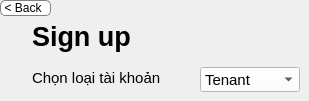
                <widget class="QFrame" name="frame_3">
                 <property name="minimumSize">
                  <size>
                   <width>0</width>
                   <height>100</height>
                  </size>
                 </property>
                 <property name="styleSheet">
                  <string notr="true">QFrame{
border:none;
}</string>
                 </property>
                 <property name="frameShape">
                  <enum>QFrame::Shape::StyledPanel</enum>
                 </property>
                 <property name="frameShadow">
                  <enum>QFrame::Shadow::Raised</enum>
                 </property>
                 <widget class="QLabel" name="label_10">
                  <property name="geometry">
                   <rect>
                    <x>32</x>
                    <y>16</y>
                    <width>141</width>
                    <height>41</height>
                   </rect>
                  </property>
                  <property name="font">
                   <font>
                    <pointsize>20</pointsize>
                    <bold>true</bold>
                   </font>
                  </property>
                  <property name="text">
                   <string>Sign up</string>
                  </property>
                 </widget>
                 <widget class="QLabel" name="label_12">
                  <property name="geometry">
                   <rect>
                    <x>32</x>
                    <y>70</y>
                    <width>150</width>
                    <height>16</height>
                   </rect>
                  </property>
                  <property name="minimumSize">
                   <size>
                    <width>150</width>
                    <height>0</height>
                   </size>
                  </property>
                  <property name="font">
                   <font>
                    <pointsize>11</pointsize>
                   </font>
                  </property>
                  <property name="text">
                   <string>Chọn loại tài khoản</string>
                  </property>
                 </widget>
                 <widget class="QComboBox" name="comboBox">
                  <property name="geometry">
                   <rect>
                    <x>200</x>
                    <y>67</y>
                    <width>100</width>
                    <height>25</height>
                   </rect>
                  </property>
                  <property name="minimumSize">
                   <size>
                    <width>100</width>
                    <height>25</height>
                   </size>
                  </property>
                  <property name="font">
                   <font>
                    <pointsize>11</pointsize>
                   </font>
                  </property>
                  <property name="styleSheet">
                   <string notr="true">background-color: rgb(255, 255, 255);</string>
                  </property>
                  <item>
                   <property name="text">
                    <string>Tenant</string>
                   </property>
                  </item>
                  <item>
                   <property name="text">
                    <string>Admin</string>
                   </property>
                  </item>
                 </widget>
                 <widget class="QPushButton" name="backbtn">
                  <property name="geometry">
                   <rect>
                    <x>0</x>
                    <y>0</y>
                    <width>51</width>
                    <height>16</height>
                   </rect>
                  </property>
                  <property name="styleSheet">
                   <string notr="true">padding-left:-5px;
border: 0.5px solid gray;
border-radius: 5px;
background-color: rgb(255, 255, 255);</string>
                  </property>
                  <property name="text">
                   <string>&lt; Back</string>
                  </property>
                 </widget>
                </widget>
